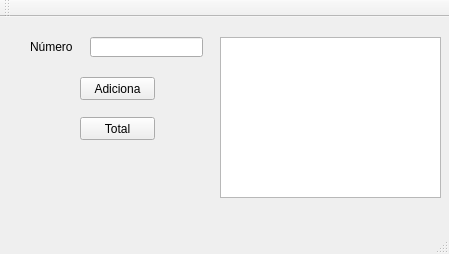
<?xml version="1.0" encoding="UTF-8"?>
<ui version="4.0">
 <class>MainWindow</class>
 <widget class="QMainWindow" name="MainWindow">
  <property name="geometry">
   <rect>
    <x>0</x>
    <y>0</y>
    <width>449</width>
    <height>254</height>
   </rect>
  </property>
  <property name="windowTitle">
   <string>MainWindow</string>
  </property>
  <widget class="QWidget" name="centralWidget">
   <widget class="QLabel" name="tlNumero">
    <property name="geometry">
     <rect>
      <x>30</x>
      <y>23</y>
      <width>47</width>
      <height>13</height>
     </rect>
    </property>
    <property name="text">
     <string>Número</string>
    </property>
   </widget>
   <widget class="QLineEdit" name="leNumero">
    <property name="geometry">
     <rect>
      <x>90</x>
      <y>20</y>
      <width>113</width>
      <height>20</height>
     </rect>
    </property>
   </widget>
   <widget class="QListWidget" name="lwNumeros">
    <property name="geometry">
     <rect>
      <x>220</x>
      <y>20</y>
      <width>221</width>
      <height>161</height>
     </rect>
    </property>
   </widget>
   <widget class="QPushButton" name="pbAdiciona">
    <property name="geometry">
     <rect>
      <x>80</x>
      <y>60</y>
      <width>75</width>
      <height>23</height>
     </rect>
    </property>
    <property name="text">
     <string>Adiciona</string>
    </property>
   </widget>
   <widget class="QPushButton" name="pbTotal">
    <property name="geometry">
     <rect>
      <x>80</x>
      <y>100</y>
      <width>75</width>
      <height>23</height>
     </rect>
    </property>
    <property name="text">
     <string>Total</string>
    </property>
   </widget>
   <widget class="QLabel" name="tlTotal">
    <property name="geometry">
     <rect>
      <x>93</x>
      <y>140</y>
      <width>47</width>
      <height>13</height>
     </rect>
    </property>
    <property name="text">
     <string/>
    </property>
   </widget>
  </widget>
  <widget class="QMenuBar" name="menuBar">
   <property name="geometry">
    <rect>
     <x>0</x>
     <y>0</y>
     <width>449</width>
     <height>21</height>
    </rect>
   </property>
  </widget>
  <widget class="QToolBar" name="mainToolBar">
   <attribute name="toolBarArea">
    <enum>TopToolBarArea</enum>
   </attribute>
   <attribute name="toolBarBreak">
    <bool>false</bool>
   </attribute>
  </widget>
  <widget class="QStatusBar" name="statusBar"/>
 </widget>
 <layoutdefault spacing="6" margin="11"/>
 <resources/>
 <connections/>
</ui>
